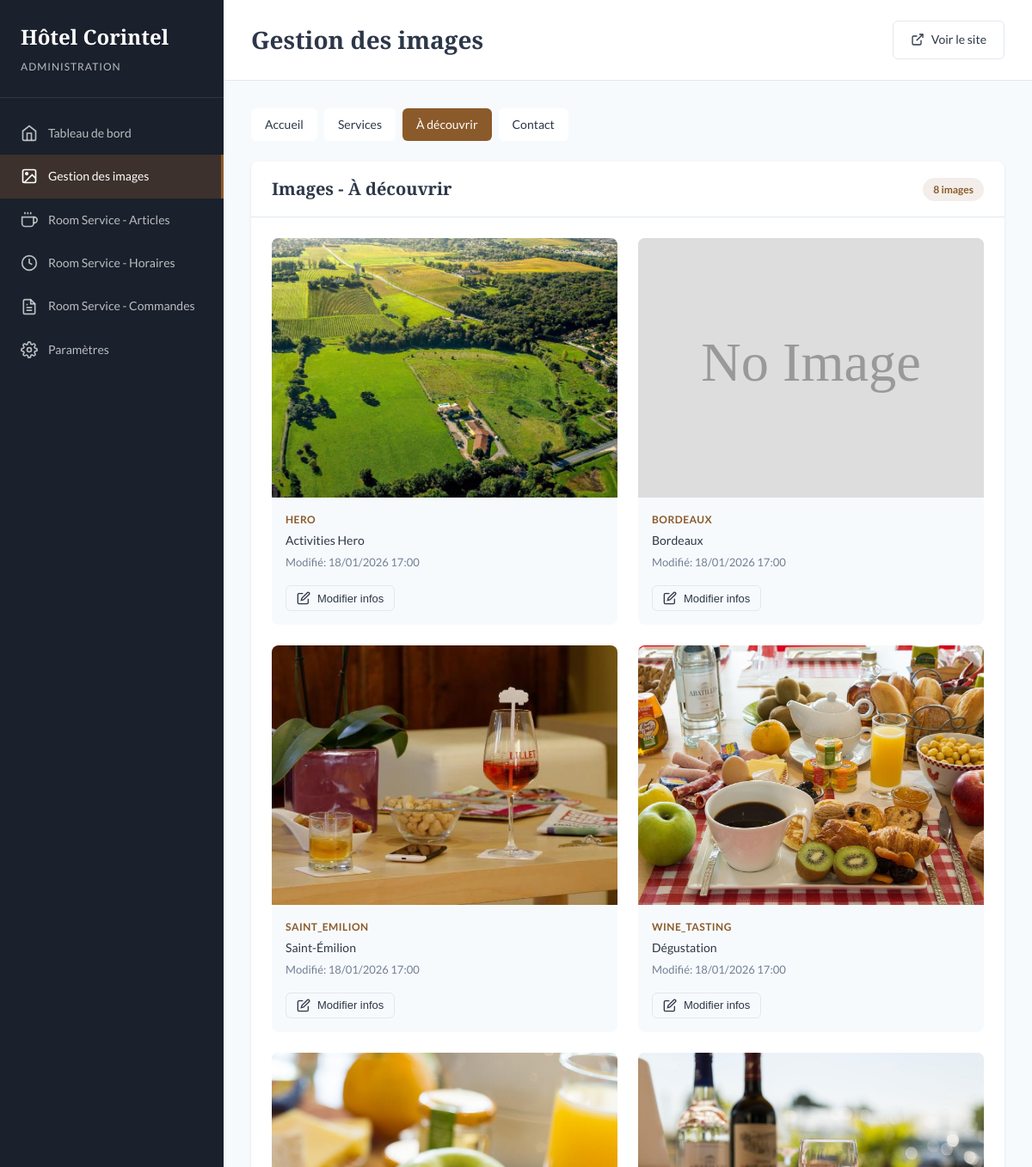
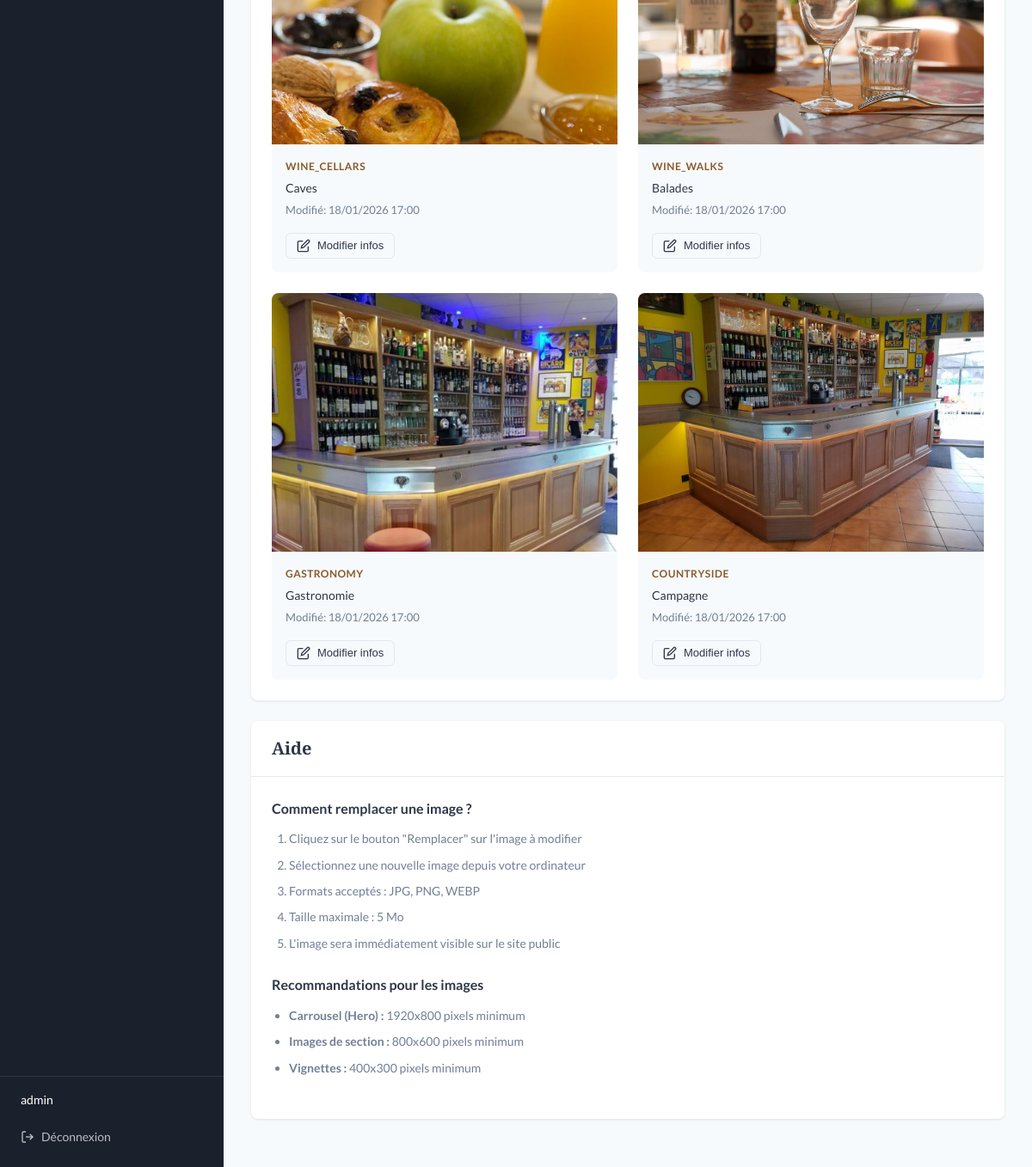
Screenshot of /admin/images.php?section=activities (signed in) with the database file from the repository (2 pictures, top to bottom).
### tables this page shows
CREATE TABLE IF NOT EXISTS images (
    id INT AUTO_INCREMENT PRIMARY KEY,
    filename VARCHAR(255) NOT NULL,
    original_filename VARCHAR(255),
    section VARCHAR(50) NOT NULL,
    position INT NOT NULL DEFAULT 1,
    slot_name VARCHAR(100),
    title VARCHAR(255),
    alt_text VARCHAR(255),
    created_at DATETIME DEFAULT CURRENT_TIMESTAMP,
    updated_at DATETIME DEFAULT CURRENT_TIMESTAMP ON UPDATE CURRENT_TIMESTAMP,
    UNIQUE KEY unique_section_position (section, position),
    INDEX idx_section (section)
);

### includes/auth.php (called while the page is built, shortened)
<?php
function getCurrentAdmin(): ?array {
    $pdo = getDatabase();
    $stmt = $pdo->prepare('SELECT id, username, email, last_login FROM admins WHERE id = ?');
    $stmt->execute([$_SESSION['admin_id']]);
    return $stmt->fetch() ?: null;
}

### includes/functions.php (called while the page is built, shortened)
<?php
function getImagesBySection(string $section): array {
    $pdo = getDatabase();
    $stmt = $pdo->prepare('SELECT * FROM images WHERE section = ? ORDER BY position ASC');
    $stmt->execute([$section]);
    return $stmt->fetchAll();
}
function getAllSections(): array {
    return [
        'home' => 'Accueil',
        'services' => 'Services',
        'activities' => 'À découvrir',
        'contact' => 'Contact'
    ];
}
function h(string $string): string {
    return htmlspecialchars($string, ENT_QUOTES, 'UTF-8');
}
function formatDate(?string $date): string {
    return date('d/m/Y H:i', strtotime($date));
}

### admin/images.php (the view, shortened to what this page needs)
<?php
require_once __DIR__ . '/../includes/auth.php';
require_once __DIR__ . '/../includes/functions.php';
$admin = getCurrentAdmin();
$sections = getAllSections();
$currentSection = $_GET['section'] ?? 'home';
$images = getImagesBySection($currentSection);
?>
<!DOCTYPE html>
<html lang="fr">
<head>
    <link rel="stylesheet" href="admin-style.css">
</head>
<body>
    <div class="admin-layout">
        <aside class="admin-sidebar">
            <div class="sidebar-header">
                <h2>Hôtel Corintel</h2>
                <span>Administration</span>
            </div>
            <nav class="sidebar-nav">
                <a href="index.php" class="nav-item">
                    <svg viewBox="0 0 24 24" fill="none" stroke="currentColor" stroke-width="2">
                        <path d="M3 9l9-7 9 7v11a2 2 0 0 1-2 2H5a2 2 0 0 1-2-2z"/>
                        <polyline points="9 22 9 12 15 12 15 22"/>
                    </svg>
                    Tableau de bord
                </a>
                <a href="images.php" class="nav-item active">
                    <svg viewBox="0 0 24 24" fill="none" stroke="currentColor" stroke-width="2">
                        <rect x="3" y="3" width="18" height="18" rx="2" ry="2"/>
                        <circle cx="8.5" cy="8.5" r="1.5"/>
                        <polyline points="21 15 16 10 5 21"/>
                    </svg>
                    Gestion des images
                </a>
                <a href="room-service-items.php" class="nav-item">
                    <svg viewBox="0 0 24 24" fill="none" stroke="currentColor" stroke-width="2">
                        <path d="M18 8h1a4 4 0 0 1 0 8h-1"/>
                        <path d="M2 8h16v9a4 4 0 0 1-4 4H6a4 4 0 0 1-4-4V8z"/>
                        <line x1="6" y1="1" x2="6" y2="4"/>
                        <line x1="10" y1="1" x2="10" y2="4"/>
                        <line x1="14" y1="1" x2="14" y2="4"/>
                    </svg>
                    Room Service - Articles
                </a>
                <a href="room-service-categories.php" class="nav-item">
                    <svg viewBox="0 0 24 24" fill="none" stroke="currentColor" stroke-width="2">
                        <circle cx="12" cy="12" r="10"/>
                        <polyline points="12 6 12 12 16 14"/>
                    </svg>
                    Room Service - Horaires
                </a>
                <a href="room-service-orders.php" class="nav-item">
                    <svg viewBox="0 0 24 24" fill="none" stroke="currentColor" stroke-width="2">
                        <path d="M14 2H6a2 2 0 0 0-2 2v16a2 2 0 0 0 2 2h12a2 2 0 0 0 2-2V8z"/>
                        <polyline points="14 2 14 8 20 8"/>
                        <line x1="16" y1="13" x2="8" y2="13"/>
                        <line x1="16" y1="17" x2="8" y2="17"/>
                        <polyline points="10 9 9 9 8 9"/>
                    </svg>
                    Room Service - Commandes
                </a>
                <a href="settings.php" class="nav-item">
                    Paramètres
                </a>
            </nav>
            <div class="sidebar-footer">
                <div class="user-info">
                    <span class="user-name"><?= h($admin['username']) ?></span>
                </div>
                <a href="logout.php" class="logout-btn">
                    <svg viewBox="0 0 24 24" fill="none" stroke="currentColor" stroke-width="2">
                        <path d="M9 21H5a2 2 0 0 1-2-2V5a2 2 0 0 1 2-2h4"/>
                        <polyline points="16 17 21 12 16 7"/>
                        <line x1="21" y1="12" x2="9" y2="12"/>
                    </svg>
                    Déconnexion
                </a>
            </div>
        </aside>
        <main class="admin-main">
            <header class="admin-header">
                <h1>Gestion des images</h1>
                <a href="../index.html" target="_blank" class="btn btn-outline">
                    <svg viewBox="0 0 24 24" fill="none" stroke="currentColor" stroke-width="2">
                        <path d="M18 13v6a2 2 0 0 1-2 2H5a2 2 0 0 1-2-2V8a2 2 0 0 1 2-2h6"/>
                        <polyline points="15 3 21 3 21 9"/>
                        <line x1="10" y1="14" x2="21" y2="3"/>
                    </svg>
                    Voir le site
                </a>
            </header>
            <div class="admin-content">
                <div class="section-tabs">
                    <?php foreach ($sections as $key => $name): ?>
                        <a href="?section=<?= h($key) ?>"
                           class="section-tab <?= $key === $currentSection ? 'active' : '' ?>">
                            <?= h($name) ?>
                        </a>
                    <?php endforeach; ?>
                </div>
                <div class="card">
                    <div class="card-header">
                        <h2>Images - <?= h($sections[$currentSection]) ?></h2>
                        <span class="badge"><?= count($images) ?> images</span>
                    </div>
                    <div class="card-body">
                        <?php if (empty($images)): ?>
                            <p class="empty-state">Aucune image configurée pour cette section.</p>
                        <?php else: ?>
                            <div class="images-grid">
                                <?php foreach ($images as $image): ?>
                                    <div class="image-card" data-id="<?= $image['id'] ?>">
                                        <div class="image-preview">
                                        </div>
                                        <div class="image-info">
                                            <span class="image-slot"><?= h($image['slot_name'] ?? 'Position ' . $image['position']) ?></span>
                                            <span class="image-title"><?= h($image['title'] ?? 'Sans titre') ?></span>
                                            <span class="image-date">Modifié: <?= formatDate($image['updated_at']) ?></span>
                                        </div>
                                        <div class="image-actions">
                                            <button type="button" class="btn btn-sm btn-outline" onclick="openEditModal(<?= htmlspecialchars(json_encode($image)) ?>)">
                                                <svg viewBox="0 0 24 24" fill="none" stroke="currentColor" stroke-width="2">
                                                    <path d="M11 4H4a2 2 0 0 0-2 2v14a2 2 0 0 0 2 2h14a2 2 0 0 0 2-2v-7"/>
                                                    <path d="M18.5 2.5a2.121 2.121 0 0 1 3 3L12 15l-4 1 1-4 9.5-9.5z"/>
                                                </svg>
                                                Modifier infos
                                            </button>
                                        </div>
                                    </div>
                                <?php endforeach; ?>
                            </div>
                        <?php endif; ?>
                    </div>
                </div>
                <div class="card">
                    <div class="card-header">
                        <h2>Aide</h2>
                    </div>
                    <div class="card-body">
                        <div class="help-content">
                            <h4>Comment remplacer une image ?</h4>
                            <ol>
                                <li>Cliquez sur le bouton "Remplacer" sur l'image à modifier</li>
                                <li>Sélectionnez une nouvelle image depuis votre ordinateur</li>
                                <li>Formats acceptés : JPG, PNG, WEBP</li>
                                <li>Taille maximale : 5 Mo</li>
                                <li>L'image sera immédiatement visible sur le site public</li>
                            </ol>
                            <h4>Recommandations pour les images</h4>
                            <ul>
                                <li><strong>Carrousel (Hero) :</strong> 1920x800 pixels minimum</li>
                                <li><strong>Images de section :</strong> 800x600 pixels minimum</li>
                                <li><strong>Vignettes :</strong> 400x300 pixels minimum</li>
                            </ul>
                        </div>
                    </div>
                </div>
            </div>
        </main>
    </div>
</body>
</html>

### rows the page displays
images: slot_name "HERO", title "Activities Hero", updated_at "18/01/2026 17:00"
images: slot_name "BORDEAUX", title "Bordeaux", updated_at "18/01/2026 17:00"
images: slot_name "SAINT_EMILION", title "Saint-Émilion", updated_at "18/01/2026 17:00"
images: slot_name "WINE_TASTING", title "Dégustation", updated_at "18/01/2026 17:00"
images: slot_name "WINE_CELLARS", title "Caves", updated_at "18/01/2026 17:00"
images: slot_name "WINE_WALKS", title "Balades", updated_at "18/01/2026 17:00"
images: slot_name "GASTRONOMY", title "Gastronomie", updated_at "18/01/2026 17:00"
images: slot_name "COUNTRYSIDE", title "Campagne", updated_at "18/01/2026 17:00"

### other values shown
$admin['username'] "admin"
$name "Accueil"
$name "Services"
$name "À découvrir"
$name "Contact"
$sections[$currentSection] "À découvrir"
count($images) "8"
